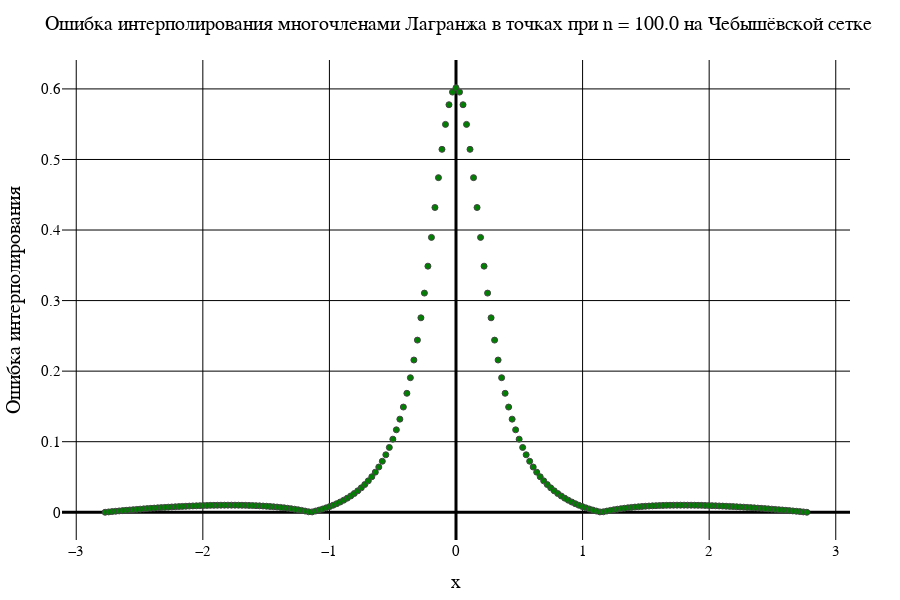

Write notebook code for a chart like this one.
### Code cell
data2[2]

### Figure 1 — Plotly figure (JSON) as saved in the notebook; plotly's stock layout.template omitted (floating-point values rounded to 4 significant figures; data arrays with more than 128 entries replaced by an {"elided": "..."} marker saying what was removed)
{"data": [{"marker": {"color": "green", "line": {"width": 1}, "showline": true}, "mode": "markers", "type": "scatter", "x": {"elided": "201 float values"}, "y": {"elided": "201 float values"}}], "layout": {"coloraxis": {"outlinecolor": "black"}, "font": {"color": "black", "family": "Times New Roman"}, "height": 600, "margin": {"b": 50, "l": 50, "r": 50, "t": 60}, "paper_bgcolor": "white", "plot_bgcolor": "white", "title": {"autosize": false, "font": {"color": "black", "family": "Times New Roman", "size": 20}, "paper_bgcolor": "red", "text": "Ошибка интерполирования многочленами Лагранжа в точках при n = 100.0 на Чебышёвской сетке"}, "width": 900, "xaxis": {"color": "black", "gridcolor": "black", "gridwidth": 1, "tickfont": {"size": 15}, "title": {"font": {"color": "black", "family": "Times New Roman", "size": 20}, "text": "x"}, "zerolinecolor": "black", "zerolinewidth": 3}, "yaxis": {"exponentformat": "power", "gridcolor": "black", "gridwidth": 1, "tickfont": {"size": 15}, "title": {"font": {"color": "black", "family": "Times New Roman", "size": 20}, "text": "Ошибка интерполирования"}, "zerolinecolor": "black", "zerolinewidth": 3}}}
